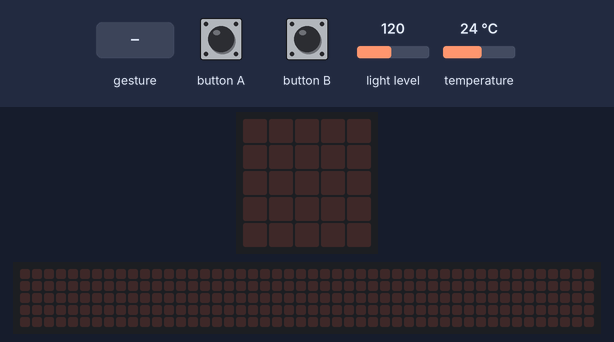
This program was run on a simulated BBC micro:bit (MakeCode). On the bench: the board's 5×5 LED display, a strip that is not on the board, showing the scrolling text unrolled. The test bench sets the inputs (shaded band); at power-on: light level 120, temperature 24 °C. A tilt is held for 1.5 s and a shake lasts 1 s, then the board lies face up again; the 48×5 strip is a reading aid, not a part: it shows the text the display is scrolling, unrolled, one strip-width of it at a time.

Above: at 1.2 s.
1.3 s: button A pressed for 0.15 s
At 4.0 s:
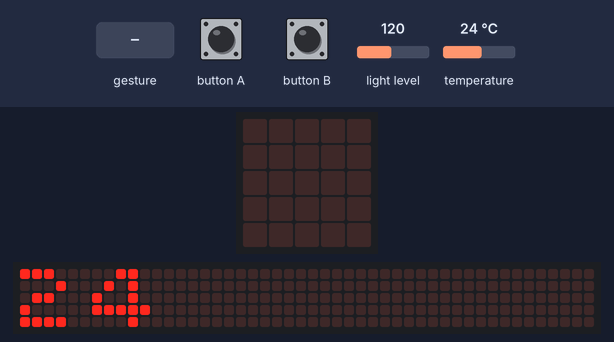
4.3 s: button B pressed for 0.15 s
At 4.55 s:
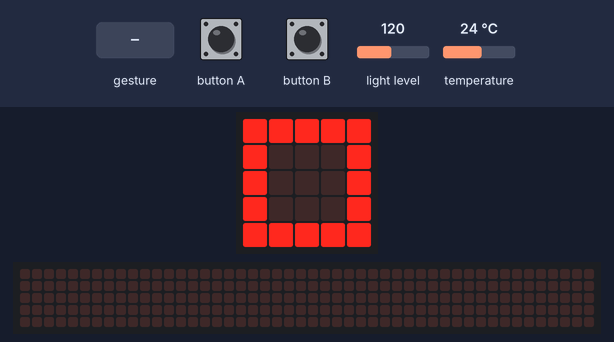
6.1 s: gesture 'shake'
At 7.4 s:
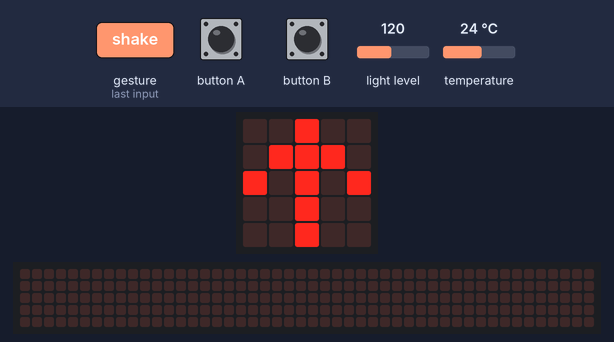
7.8 s: button A pressed for 0.15 s
At 8.02 s:
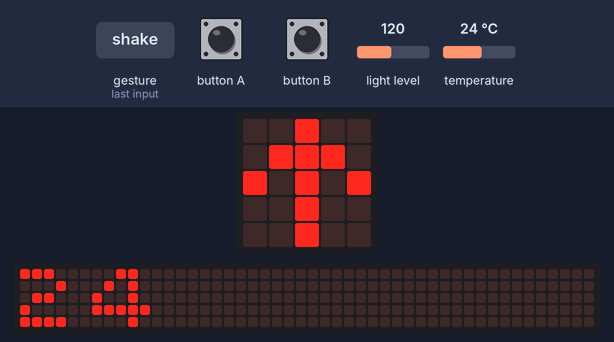
10.8 s: button A pressed for 0.15 s
At 11.37 s:
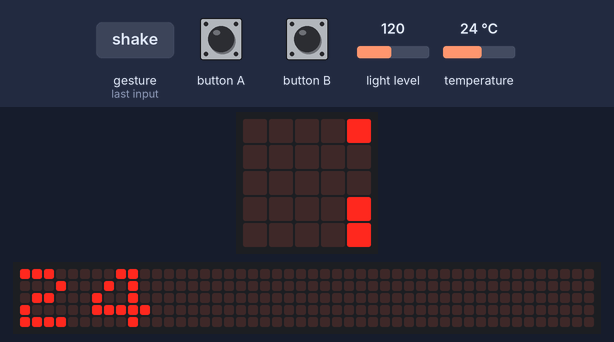
Timing chart, 0 to 13.8 s (numbered marks = the images above; inputs shaded):
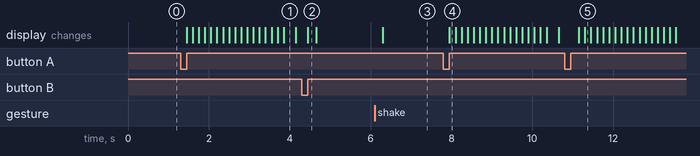

The program:

main.ts
```typescript
input.onButtonPressed(Button.A, function () {
    basic.showNumber(input.temperature())
    basic.pause(500)
    basic.clearScreen()
})
input.onGesture(Gesture.Shake, function () {
    if (input.lightLevel() < 128) {
        if (input.temperature() < 19) {
            basic.showArrow(ArrowNames.South)
        } else if (input.temperature() > 23) {
            basic.showArrow(ArrowNames.North)
        } else {
            basic.showIcon(IconNames.Heart)
        }
    } else {
        basic.clearScreen()
    }
})
input.onButtonPressed(Button.B, function () {
    if (input.lightLevel() < 128) {
        basic.showIcon(IconNames.Square)
    } else {
        basic.showIcon(IconNames.SmallSquare)
    }
    basic.pause(500)
    basic.clearScreen()
})
```

test.ts
```typescript
// 테스트는 여기로 이동합니다; 이 패키지가 확장으로 사용될 때 컴파일되지 않을 것 입니다.
```

Measured:
- after the input at 1.3 s, the display: changes after 0.15 s (image 1)
- after the input at 4.3 s, the display: changes after 0.15 s (image 2)
- after the input at 6.1 s, the display: changes after 0.20 s (image 3)
- after the input at 7.8 s, the display: changes after 0.15 s (image 4)
- after the input at 10.8 s, the display: first changes after 0.35 s (image 5 shows a later state)
